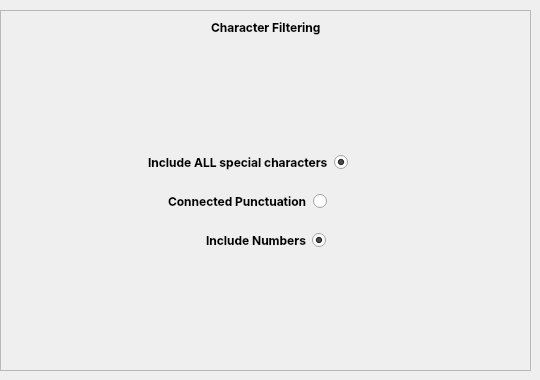
            <widget class="QWidget" name="tab_6">
             <attribute name="title">
              <string>Char. Inc.</string>
             </attribute>
             <widget class="QFrame" name="frame_39">
              <property name="geometry">
               <rect>
                <x>0</x>
                <y>10</y>
                <width>531</width>
                <height>361</height>
               </rect>
              </property>
              <property name="minimumSize">
               <size>
                <width>531</width>
                <height>361</height>
               </size>
              </property>
              <property name="maximumSize">
               <size>
                <width>531</width>
                <height>361</height>
               </size>
              </property>
              <property name="frameShape">
               <enum>QFrame::StyledPanel</enum>
              </property>
              <property name="frameShadow">
               <enum>QFrame::Raised</enum>
              </property>
              <layout class="QGridLayout" name="gridLayout_24">
               <item row="6" column="1">
                <spacer name="verticalSpacer_34">
                 <property name="orientation">
                  <enum>Qt::Vertical</enum>
                 </property>
                 <property name="sizeHint" stdset="0">
                  <size>
                   <width>20</width>
                   <height>40</height>
                  </size>
                 </property>
                </spacer>
               </item>
               <item row="4" column="1" alignment="Qt::AlignHCenter">
                <widget class="QFrame" name="checkBoxFrame_5">
                 <layout class="QGridLayout" name="gridLayout_25">
                  <item row="0" column="0">
                   <widget class="QLabel" name="stopwords_label_2">
                    <property name="font">
                     <font>
                      <family>Inter</family>
                      <pointsize>9</pointsize>
                      <italic>false</italic>
                      <bold>true</bold>
                      <kerning>true</kerning>
                     </font>
                    </property>
                    <property name="toolTip">
                     <string>&lt;html&gt;&lt;head/&gt;&lt;body&gt;&lt;p&gt;&lt;span style=&quot; font-size:10pt; font-weight:400;&quot;&gt;Include/Exclude numbers&lt;/span&gt;&lt;/p&gt;&lt;/body&gt;&lt;/html&gt;</string>
                    </property>
                    <property name="text">
                     <string>Include Numbers</string>
                    </property>
                   </widget>
                  </item>
                  <item row="0" column="1">
                   <widget class="QRadioButton" name="include_number_checkbox">
                    <property name="maximumSize">
                     <size>
                      <width>50</width>
                      <height>20</height>
                     </size>
                    </property>
                    <property name="font">
                     <font>
                      <family>Inter</family>
                      <pointsize>9</pointsize>
                      <italic>false</italic>
                      <bold>true</bold>
                      <kerning>true</kerning>
                     </font>
                    </property>
                    <property name="toolTip">
                     <string>&lt;html&gt;&lt;head/&gt;&lt;body&gt;&lt;p&gt;Checked - common words will be excluded &lt;br/&gt;&lt;/p&gt;&lt;/body&gt;&lt;/html&gt;</string>
                    </property>
                    <property name="text">
                     <string/>
                    </property>
                    <property name="iconSize">
                     <size>
                      <width>24</width>
                      <height>24</height>
                     </size>
                    </property>
                    <property name="checkable">
                     <bool>true</bool>
                    </property>
                    <property name="checked">
                     <bool>true</bool>
                    </property>
                   </widget>
                  </item>
                 </layout>
                </widget>
               </item>
               <item row="2" column="1" alignment="Qt::AlignHCenter">
                <widget class="QFrame" name="frame_40">
                 <layout class="QGridLayout" name="gridLayout_26">
                  <item row="0" column="0">
                   <widget class="QLabel" name="regxp_any_character_label">
                    <property name="font">
                     <font>
                      <family>Inter</family>
                      <pointsize>9</pointsize>
                      <italic>false</italic>
                      <bold>true</bold>
                      <kerning>true</kerning>
                     </font>
                    </property>
                    <property name="toolTip">
                     <string>&lt;html&gt;&lt;head/&gt;&lt;body&gt;&lt;p&gt;&lt;span style=&quot; font-size:10pt; font-weight:400;&quot;&gt;Any special characters will be trated as words&lt;/span&gt;&lt;/p&gt;&lt;/body&gt;&lt;/html&gt;</string>
                    </property>
                    <property name="text">
                     <string>Include ALL special characters</string>
                    </property>
                   </widget>
                  </item>
                  <item row="0" column="1">
                   <widget class="QRadioButton" name="regxp_any_character_checkbox">
                    <property name="minimumSize">
                     <size>
                      <width>50</width>
                      <height>0</height>
                     </size>
                    </property>
                    <property name="maximumSize">
                     <size>
                      <width>50</width>
                      <height>20</height>
                     </size>
                    </property>
                    <property name="font">
                     <font>
                      <family>Inter</family>
                      <pointsize>9</pointsize>
                      <italic>false</italic>
                      <bold>true</bold>
                      <kerning>true</kerning>
                     </font>
                    </property>
                    <property name="toolTip">
                     <string>&lt;html&gt;&lt;head/&gt;&lt;body&gt;&lt;p&gt;Checked - common words will be excluded &lt;br/&gt;&lt;/p&gt;&lt;/body&gt;&lt;/html&gt;</string>
                    </property>
                    <property name="text">
                     <string/>
                    </property>
                    <property name="iconSize">
                     <size>
                      <width>24</width>
                      <height>24</height>
                     </size>
                    </property>
                    <property name="checkable">
                     <bool>true</bool>
                    </property>
                    <property name="checked">
                     <bool>true</bool>
                    </property>
                   </widget>
                  </item>
                 </layout>
                </widget>
               </item>
               <item row="4" column="2">
                <spacer name="horizontalSpacer_62">
                 <property name="orientation">
                  <enum>Qt::Horizontal</enum>
                 </property>
                 <property name="sizeHint" stdset="0">
                  <size>
                   <width>40</width>
                   <height>20</height>
                  </size>
                 </property>
                </spacer>
               </item>
               <item row="0" column="1" alignment="Qt::AlignHCenter">
                <widget class="QLabel" name="label_Character_Filtering_Title">
                 <property name="font">
                  <font>
                   <family>Inter</family>
                   <pointsize>9</pointsize>
                   <italic>false</italic>
                   <bold>true</bold>
                   <kerning>true</kerning>
                  </font>
                 </property>
                 <property name="text">
                  <string>Character Filtering</string>
                 </property>
                </widget>
               </item>
               <item row="4" column="0">
                <spacer name="horizontalSpacer_63">
                 <property name="orientation">
                  <enum>Qt::Horizontal</enum>
                 </property>
                 <property name="sizeHint" stdset="0">
                  <size>
                   <width>40</width>
                   <height>20</height>
                  </size>
                 </property>
                </spacer>
               </item>
               <item row="3" column="1" alignment="Qt::AlignHCenter">
                <widget class="QFrame" name="checkBoxFrame_6">
                 <layout class="QGridLayout" name="gridLayout_27">
                  <item row="0" column="0">
                   <widget class="QLabel" name="connected_punctuation_label">
                    <property name="font">
                     <font>
                      <family>Inter</family>
                      <pointsize>9</pointsize>
                      <italic>false</italic>
                      <bold>true</bold>
                      <kerning>true</kerning>
                     </font>
                    </property>
                    <property name="toolTip">
                     <string>&lt;html&gt;&lt;head/&gt;&lt;body&gt;&lt;p&gt;&lt;span style=&quot; font-size:10pt; font-weight:400;&quot;&gt;Punctuation included if connected to a word&lt;br/&gt;Example: &lt;/span&gt;&lt;/p&gt;&lt;p&gt;&lt;span style=&quot; font-size:10pt; font-weight:400;&quot;&gt;word?com (? included)&lt;/span&gt;&lt;/p&gt;&lt;p&gt;&lt;span style=&quot; font-size:10pt; font-weight:400;&quot;&gt;word ? com (? excluded)&lt;/span&gt;&lt;/p&gt;&lt;/body&gt;&lt;/html&gt;</string>
                    </property>
                    <property name="text">
                     <string>Connected Punctuation</string>
                    </property>
                   </widget>
                  </item>
                  <item row="0" column="1">
                   <widget class="QRadioButton" name="connected_punctuation_checkbox">
                    <property name="minimumSize">
                     <size>
                      <width>50</width>
                      <height>0</height>
                     </size>
                    </property>
                    <property name="maximumSize">
                     <size>
                      <width>50</width>
                      <height>20</height>
                     </size>
                    </property>
                    <property name="font">
                     <font>
                      <family>Inter</family>
                      <pointsize>9</pointsize>
                      <italic>false</italic>
                      <bold>true</bold>
                      <kerning>true</kerning>
                     </font>
                    </property>
                    <property name="toolTip">
                     <string>&lt;html&gt;&lt;head/&gt;&lt;body&gt;&lt;p&gt;Checked - common words will be excluded &lt;br/&gt;&lt;/p&gt;&lt;/body&gt;&lt;/html&gt;</string>
                    </property>
                    <property name="text">
                     <string/>
                    </property>
                    <property name="iconSize">
                     <size>
                      <width>24</width>
                      <height>24</height>
                     </size>
                    </property>
                    <property name="checkable">
                     <bool>true</bool>
                    </property>
                    <property name="checked">
                     <bool>false</bool>
                    </property>
                   </widget>
                  </item>
                 </layout>
                </widget>
               </item>
               <item row="1" column="1">
                <spacer name="verticalSpacer_35">
                 <property name="orientation">
                  <enum>Qt::Vertical</enum>
                 </property>
                 <property name="sizeHint" stdset="0">
                  <size>
                   <width>20</width>
                   <height>40</height>
                  </size>
                 </property>
                </spacer>
               </item>
              </layout>
             </widget>
            </widget>
